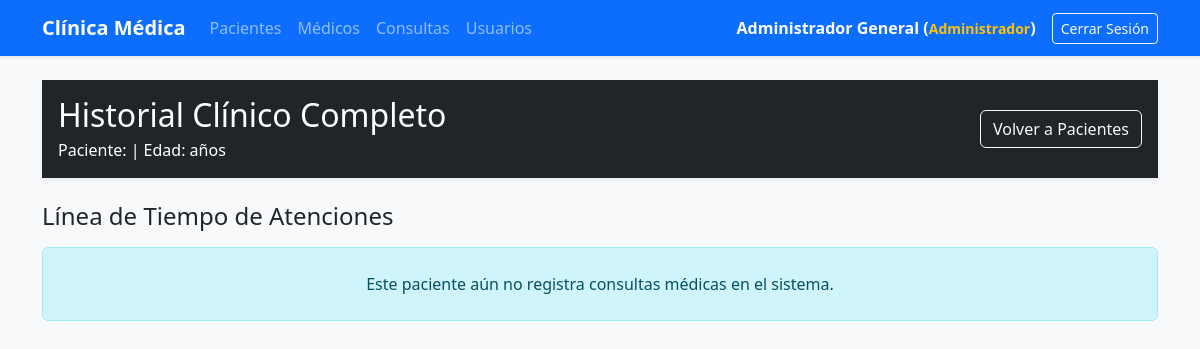
/consultas/historial/5 (signed in), run on an earlier commit of the app's database.
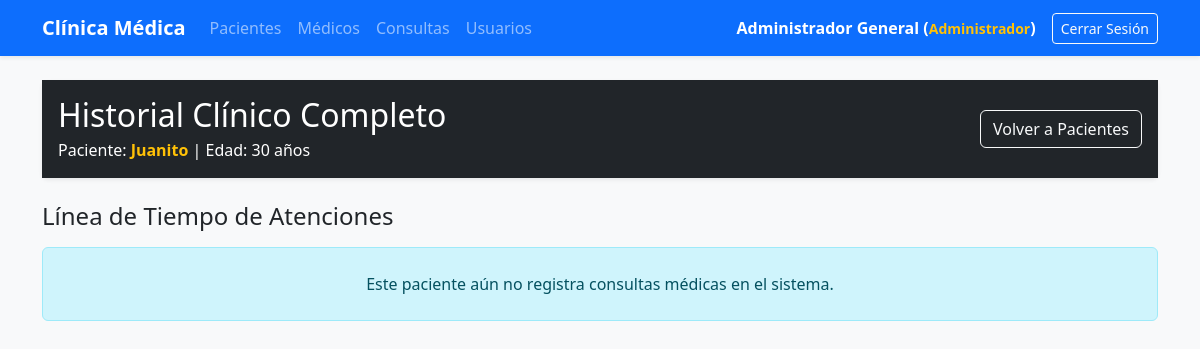
And on a later commit of the database.
### models/paciente_model.py (models this page shows, shortened)
class Paciente(db.Model):
    __tablename__ = "pacientes"
    id = db.Column(db.Integer, primary_key=True)
    nombre = db.Column(db.String(100), nullable=False)
    edad = db.Column(db.Integer,nullable=False)
    direccion = db.Column(db.String(150))
    telefono = db.Column(db.String(20))
    consultas = db.relationship('Consulta', back_populates='paciente')
    @staticmethod
    def get_by_id(id):
        return Paciente.query.get(id)

### controllers/consulta_controller.py (the view)
@consulta_bp.route("/historial/<int:paciente_id>")
def historial(paciente_id):
    paciente = Paciente.get_by_id(paciente_id)
    consultas = Consulta.query.filter_by(paciente_id=paciente_id).order_by(Consulta.fecha.desc()).all()
    return render_template("consultas/historial.html", paciente=paciente, consultas=consultas)

### run.py (called while the page is built)
@app.before_request
def restringir_acceso():
    if request.endpoint and 'usuario.login' not in request.endpoint and 'static' not in request.endpoint:
        if 'usuario_id' not in session:
            return redirect(url_for('usuario.login'))

@app.context_processor
def inject_active_path():
    def is_active(path):
        return 'active' if request.path == path else ''
    return(dict(is_active = is_active))

### templates/consultas/historial.html (shortened to what this page needs)
{% extends 'base.html' %}
{% block content %}
    <div class="card mb-4 shadow-sm border-0">
        <div class="card-body bg-dark text-white d-flex justify-content-between align-items-center">
            <div>
                <h2 class="mb-1">Historial Clínico Completo</h2>
                <p class="m-0 text-light-50">Paciente: <strong class="text-warning">{{ paciente.nombre }}</strong> | Edad: {{ paciente.edad }} años</p>
            </div>
            <a href="{{ url_for('paciente.index') }}" class="btn btn-outline-light">Volver a Pacientes</a>
        </div>
    </div>
    <h4 class="mb-3">Línea de Tiempo de Atenciones</h4>
    {% if consultas %}
        {% for c in consultas %}
            <div class="card mb-3 shadow-sm border-start border-primary border-4">
                <div class="card-header bg-light d-flex justify-content-between align-items-center">
                    <span class="badge bg-primary fs-6">Fecha: {{ c.fecha.strftime('%d/%m/%Y') }}</span>
                    <span class="text-muted fw-bold">Atendido por: Dr(a). {{ c.medico.nombre }} ({{ c.medico.especialidad }})</span>
                </div>
                <div class="card-body">
                    <p class="card-text"><strong>Diagnóstico:</strong> {{ c.diagnostico }}</p>
                    <p class="card-text mb-0"><strong>Tratamiento prescrito:</strong> {{ c.tratamiento }}</p>
                </div>
            </div>
        {% endfor %}
    {% else %}
        <div class="alert alert-info text-center py-4" role="alert">
            Este paciente aún no registra consultas médicas en el sistema.
        </div>
    {% endif %}
{% endblock %}

What changed in the data, as far as the page shows it:
added Paciente: nombre "Juanito", edad "30"
